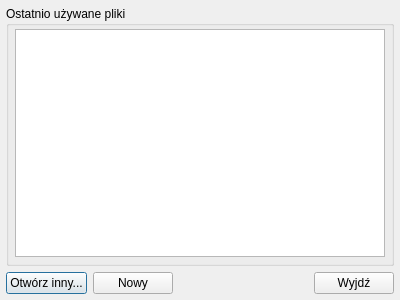
<?xml version="1.0" encoding="UTF-8"?>
<ui version="4.0">
 <class>dlgWizard</class>
 <widget class="QDialog" name="dlgWizard">
  <property name="geometry">
   <rect>
    <x>0</x>
    <y>0</y>
    <width>400</width>
    <height>300</height>
   </rect>
  </property>
  <property name="windowTitle">
   <string>Witaj w programie HomeArranger!</string>
  </property>
  <layout class="QGridLayout" name="gridLayout_2">
   <property name="margin">
    <number>6</number>
   </property>
   <item row="0" column="0">
    <widget class="QGroupBox" name="gbMRU">
     <property name="title">
      <string>Ostatnio używane pliki</string>
     </property>
     <layout class="QGridLayout" name="gridLayout">
      <property name="leftMargin">
       <number>6</number>
      </property>
      <property name="topMargin">
       <number>3</number>
      </property>
      <property name="rightMargin">
       <number>6</number>
      </property>
      <property name="bottomMargin">
       <number>6</number>
      </property>
      <item row="0" column="0">
       <widget class="QTreeWidget" name="twMRU">
        <property name="indentation">
         <number>0</number>
        </property>
        <property name="headerHidden">
         <bool>true</bool>
        </property>
        <column>
         <property name="text">
          <string notr="true">1</string>
         </property>
        </column>
       </widget>
      </item>
     </layout>
    </widget>
   </item>
   <item row="1" column="0">
    <layout class="QHBoxLayout" name="layHorizontal">
     <item>
      <widget class="QPushButton" name="btnOpen">
       <property name="text">
        <string>Otwórz inny...</string>
       </property>
      </widget>
     </item>
     <item>
      <widget class="QPushButton" name="btnNew">
       <property name="text">
        <string>Nowy</string>
       </property>
      </widget>
     </item>
     <item>
      <spacer name="spHorizontal">
       <property name="orientation">
        <enum>Qt::Horizontal</enum>
       </property>
       <property name="sizeHint" stdset="0">
        <size>
         <width>40</width>
         <height>20</height>
        </size>
       </property>
      </spacer>
     </item>
     <item>
      <widget class="QPushButton" name="btnQuit">
       <property name="text">
        <string>Wyjdź</string>
       </property>
      </widget>
     </item>
    </layout>
   </item>
  </layout>
 </widget>
 <tabstops>
  <tabstop>twMRU</tabstop>
  <tabstop>btnOpen</tabstop>
  <tabstop>btnNew</tabstop>
  <tabstop>btnQuit</tabstop>
 </tabstops>
 <resources/>
 <connections/>
</ui>
